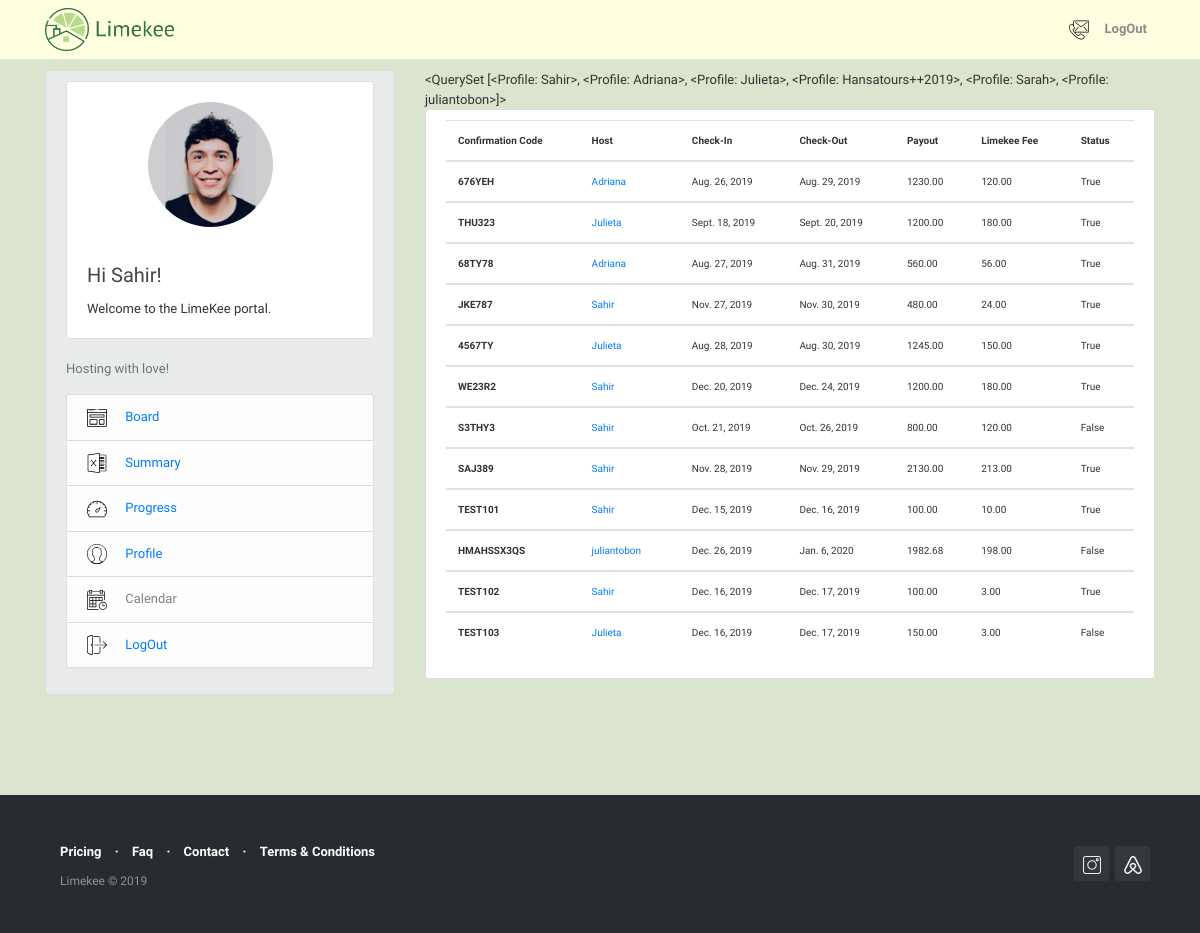
Before: /reservation/reservations_global/ (signed in) with the older database file.
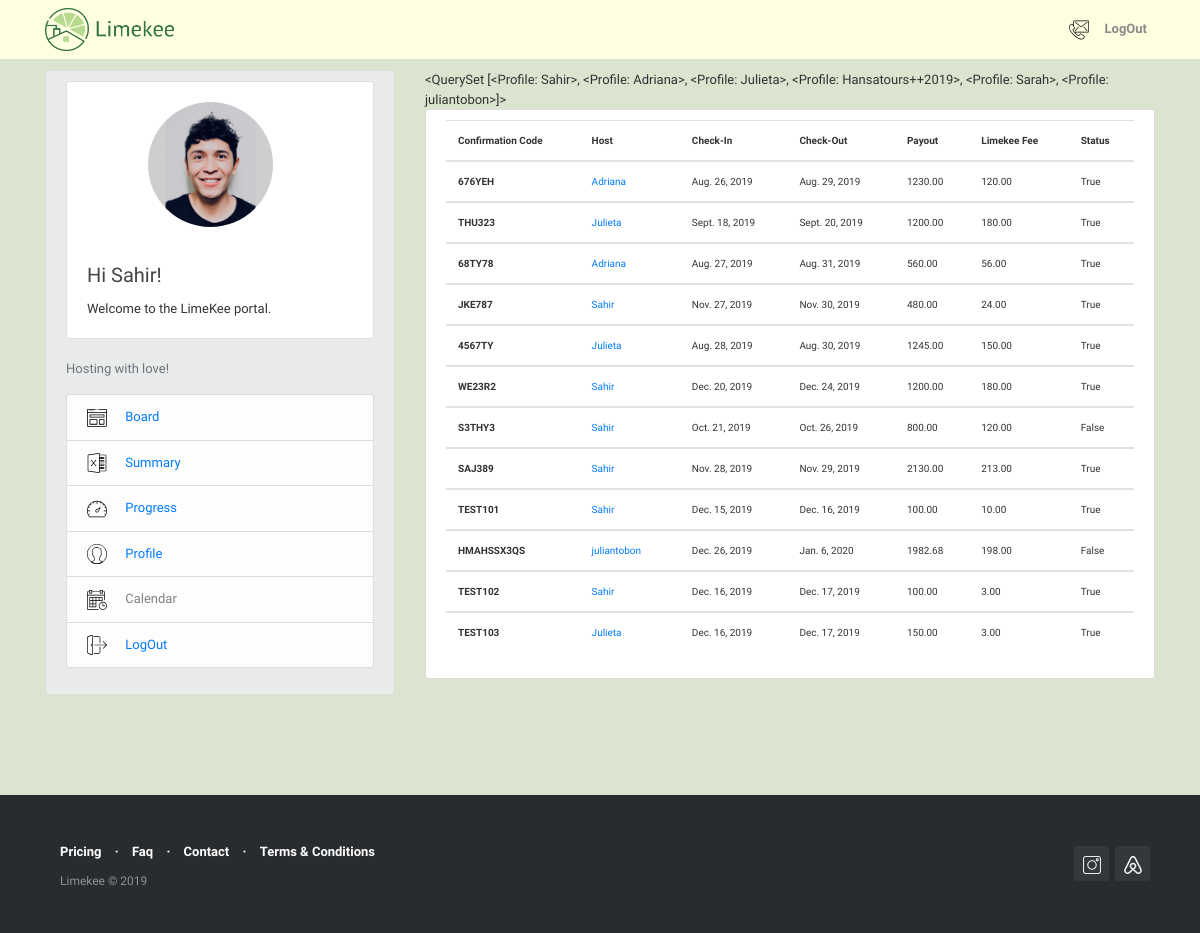
After: the same page with the newer database file.
### reservations/models.py (models this page shows, shortened)
class Reservations(models.Model):
    confirmation_code = models.CharField(max_length=12, primary_key=True)
    host = models.ForeignKey(User, on_delete=models.CASCADE)
    guest = models.CharField(max_length=120)
    check_in = models.DateField(default=date.today)
    check_out = models.DateField(default=date.today)
    price = models.DecimalField(decimal_places=2, max_digits=1000)
    limekee_fee = models.DecimalField(decimal_places=2, max_digits=1000, blank=True, null=False, default=0)
    cleaning_fee = models.DecimalField (decimal_places=2, max_digits=1000, blank=True, null=False, default=0)
    extra_fee = models.DecimalField (decimal_places=2, max_digits=1000, blank=True, null=False, default=0)
    total_due = models.DecimalField( decimal_places=2, max_digits=1000, default=0)
    notes = models.TextField(blank=True,null=False)
    paid = models.BooleanField(default=False)
    @property
    def total_due(self):
        return (self.limekee_fee + self.cleaning_fee + self.extra_fee)
    class Meta:
        permissions = [
            ("create_reservation", "Can create new reservation"),
        ]

### reservations/views.py (the view)
# urls.py: path('reservations_global/', views.global_list, name='reservations-global-list'),
@login_required()
def global_list (request):
    if request.user.has_perm('reservations.create_reservation'):
        context = {
            'reservations':Reservations.objects.all(),
            'users': Profile.objects.all()
            }
        return render(request, 'reservations/reservations_global.html', context )
    else:
        return redirect('reservation-home')

### users/models.py (called while the page is built)
    def __str__(self):
        return self.user.username

### reservations/templates/reservations/reservations_global.html
{% extends "blog/base.html" %}
{% block content %}
{{ users }}
<div class="col-md-14">
 <div class="content-section">
     <div class="table-responsive" style="font-size: 10px">
     <table class="table table-hover">
         <thead>
             <tr>
                 <th scope="col">Confirmation Code</th>
                 <th scope="col">Host</th>
                 <th scope="col">Check-In</th>
                 <th scope="col">Check-Out</th>
                 <th scope="col">Payout</th>
                 <th scope="col">Limekee Fee</th>
                 <th scope="col">Status</th>
             </tr>
         </thead>
         {% for reservation in reservations %}
         <tbody>
             <tr>
                 <th scope="row">{{ reservation.confirmation_code }}</th>
                 <td><a class="mr-2" href="{% url 'user-reservations' reservation.host.username %}">{{ reservation.host }}</a></td>
                 <td>{{ reservation.check_in }}</td>
                 <td>{{ reservation.check_out }}</td>
                 <td>{{ reservation.price }}</td>
                 <td>{{ reservation.limekee_fee }}</td>
                 <td>{{ reservation.paid }}</td>
            </tr>
        </tbody>
        {% endfor %}
    </table>
    </div>
  </div>
</div>
{% endblock content %}

Changed rows visible on the page:
changed Reservations "TEST103": paid "False" → "True"
